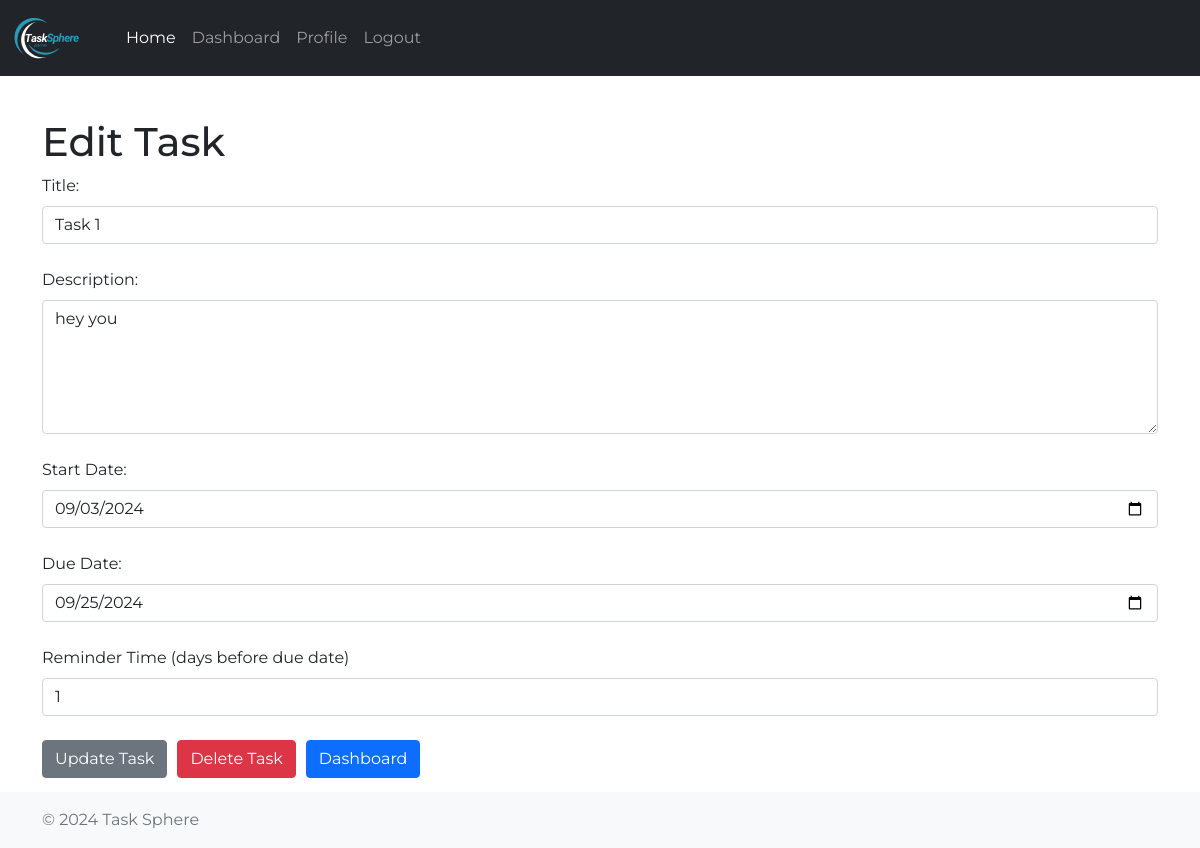
/edit_task/1 (signed in), run on the app's committed database.
### app/models.py (models this page shows, shortened)
class Task(db.Model):
	id = db.Column(db.Integer, primary_key=True, autoincrement=True)
	title = db.Column(db.String(100), nullable=False)
	description = db.Column(db.String(500), nullable=False)
	start_date = db.Column(db.DateTime, nullable=False, default=datetime.utcnow)
	due_date = db.Column(db.DateTime)
	completed = db.Column(db.Boolean, default=False)
	user_id = db.Column(db.Integer, db.ForeignKey('user.id'), nullable=False)
	reminders = db.relationship('Reminder', backref='task', cascade='all, delete-orphan', passive_deletes=True)

### app/routes.py (the view, shortened to what this page needs)
@auth_bp.route('/edit_task/<int:task_id>', methods=['GET', 'POST'])
@login_required
def edit_task(task_id):
	task = Task.query.get_or_404(task_id)
	if task.user_id != current_user.id:
		flash('You are not authorized to edit this task,', 'danger')
		return redirect(url_for('auth.dashboard'))
	form = TaskForm(obj=task)
	if form.errors:
		print("Form Errors:", form.errors)
	return render_template('edit_task.html', form=form, task=task)

### app/forms.py
class TaskForm(FlaskForm):
	title = StringField('Title: ', validators=[DataRequired()])
	description = StringField('Description: ', validators=[DataRequired()])
	start_date = DateTimeField('Start Date: ', format='%Y-%m-%d', validators=[DataRequired()])
	due_date = DateTimeField('Due Date: ', format='%Y-%m-%d', validators=[DataRequired()])
	completed = BooleanField('Task completed: ')
	reminder_time = IntegerField('Reminder Time (days before due date)',  default=1, validators=[DataRequired()])
	submit = SubmitField('Add Task')

### app/__init__.py (called while the page is built)
def create_app():
    app = Flask(__name__, static_folder='templates/static')
    app.config.from_object('config.Config')
    db.init_app(app)
    migrate.init_app(app, db)
    login_manager.init_app(app)
    mail.init_app(app)
    login_manager.login_view = 'auth.login'
    @login_manager.user_loader
    def load_user(user_id):
        from app.models import User
        return User.query.get(int(user_id))
    from app.routes import auth_bp
    app.register_blueprint(auth_bp, url_prefix='/')
    app.config.update(
        CELERY_BROKER_URL='redis://localhost:6379/0',
        CELERY_RESULT_BACKEND='redis://localhost:6379/0'
    )
    celery = make_celery(app)
    mail.init_app(app)
    return app

### app/templates/edit_task.html (shortened to what this page needs)
{% extends 'base.html' %}
{% block content %}
<br><br>
<h1>Edit Task</h1>
<form method="post" action="{{ url_for('auth.edit_task', task_id=task.id) }}">
    <div>
            {{ form.title.label(class="form-label") }}<br>
            {{ form.title(class="form-control") }}<br>
        </div>
        <div>
            {{ form.description.label(class="form-label") }}<br>
            <textarea class="form-control" name="description" id="description" rows="5" cols="50">{{ form.description.data if form.description.data else '' }}</textarea><br>
        </div>
        <div>
            {{ form.start_date.label(class="form-label") }}<br>
            <input class="form-control" type="date" name="start_date" id="start_date" value="{{ form.start_date.data.strftime('%Y-%m-%d') if form.start_date.data else '' }}"><br>
        </div>
        <div>
            {{ form.due_date.label(class="form-label") }}<br>
            <input class="form-control" type="date" name="due_date" id="due_date" value="{{ form.due_date.data.strftime('%Y-%m-%d') if form.due_date.data else '' }}"><br>
        </div>
        <div>
            {{ form.reminder_time.label(class="form-label") }}<br>
            {{ form.reminder_time(class="form-control") }}<br>
        </div>
        <div class="d-flex justify-content-start align-items-center">
            <form method="post" action="{{ url_for('auth.edit_task', task_id=task.id) }}">
                <button class="btn btn-secondary" type="submit"  style="margin-right: 10px;">Update Task</button>
            </form>
            <form method="POST" action="{{ url_for('auth.delete_task', task_id=task.id) }}" style="margin-right: 10px;">
                <button class="btn btn-danger" type="submit" onclick="return confirm('Are you sure you want to delete this task?')">Delete Task</button>
            </form>
            <a href="{{ url_for('auth.dashboard') }}">
                <button class="btn btn-primary" type="button">Dashboard</button>
            </a>
        </div>
 </form>
{% endblock %}

### app/templates/static/css/hero.css (style rules this page uses)
body { font-family: 'Montserrat', sans-serif; }

### data on the page
Task: title "Task 1", description "hey you", start_date "09/03/2024", due_date "09/25/2024"
